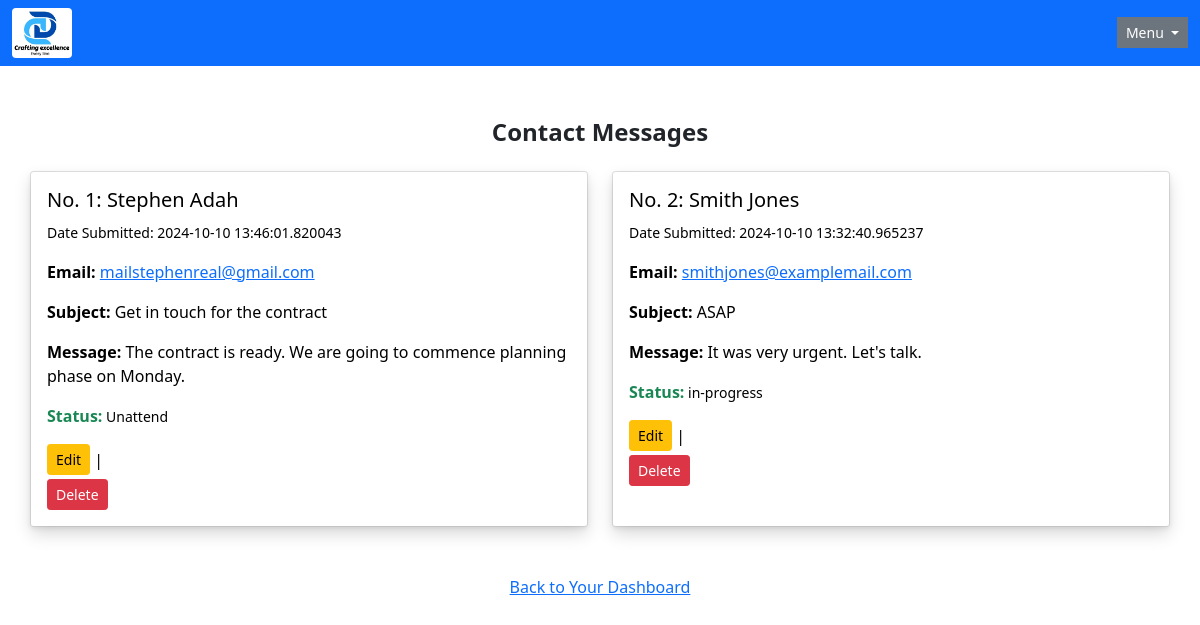
/contacts/view (signed in), run on the app's committed database.
### app/models/contact.py (models this page shows, shortened)
class ContactMessage(db.Model):
    __tablename__ = 'contactMessage'
    message_id: Mapped[str] = mapped_column(
            String(length=36), primary_key=True, default=lambda: str(uuid4())
    )
    date_submitted: Mapped[datetime] = mapped_column(
        DateTime, default=datetime.utcnow
    )
    name: Mapped[str] = mapped_column(
        String(length=100), unique=False
    )
    email: Mapped[str] = mapped_column(
        String(length=120), unique=False
    )
    subject: Mapped[str] = mapped_column(
        String(length=120), unique=False
    )
    message: Mapped[str] = mapped_column(Text)
    status: Mapped[str] = mapped_column(
        String(length=30), unique=False, default="Unattend"
    )

### app/routes/contacts.py (the view)
@contacts_bp.route(
    "/contacts/view", methods=['GET'], strict_slashes=False
)
@jwt_required()
def view_contact_messages():
    admin_id = get_jwt_identity()
    admin = Admin.query.filter_by(id=admin_id).first()
    if not admin:
        flash('You are not an admin', 'warning')
        return redirect(url_for('main.home.home_page'))
    contact_messages = ContactMessage.query.all()
    return render_template(
        'view_contact_messages.html', contact_messages=contact_messages
    )

### app/routes/afterRequest.py (called while the page is built)
def refresh_expiring_jwts(response):
    try:
        exp_timestamp = get_jwt()["exp"]
        now = datetime.now(timezone.utc)
        target_timestamp = datetime.timestamp(now + timedelta(minutes=30))
        if target_timestamp > exp_timestamp:
            access_token = create_access_token(identity=get_jwt_identity())
            set_access_cookies(response, access_token)
        return response
    except (RuntimeError, KeyError):
        return response

### app/templates/view_contact_messages.html (shortened to what this page needs)
{% extends "admin-base.html" %}
{% block content %}
<div class="container my-5">
      <h1 class="h4 fw-bold text-dark text-center mb-4">Contact Messages</h1>
   <div class="row row-cols-1 row-cols-md-2 g-4">
   {% if contact_messages %}
    {% for contact_message in contact_messages[::-1] %}
     <div class="col">
       <div class="card h-100 shadow-sm">
         <div class="card-body shadow">
                <h5 class="card-title">No. {{ loop.index }}: {{ contact_message.name }}</h5>
                <p class="card-text"><small>Date Submitted: {{ contact_message.date_submitted }}</small></p>
                <p class="card-text"><strong>Email:</strong> <a href="mailto: {{ contact_message.email }}" target"_blank">{{ contact_message.email }}</a></p>
                <p class="card-text"><strong>Subject:</strong> {{ contact_message.subject }}</p>
                <p class="card-text"><strong>Message:</strong> {{ contact_message.message }}</p>
                <p class="card-text"><span class="text-success fw-bold">Status:</span><small> {{ contact_message.status }}</small></p>
                <a href="{{ url_for('main.contacts.update_contact_message', message_id=contact_message.message_id) }}", class="btn btn-sm btn-warning mb-1">Edit</a>
                   |
                <form action="{{ url_for('main.contacts.delete_contact_message', message_id=contact_message.message_id) }}" method='POST'>
                <button type='submit' class="btn btn-sm btn-danger" onclick="return confirm('Are you sure you want to delete this contact message?');">
                  Delete
                </button>
                </form>
         </div>
       </div>
     </div>
    {% endfor %}
   {% else %}
     <div class="container">
        <p class="text-center">No contact messages at the Moment</p>
     </div>
   {% endif %}
   </div>
</div>
{% endblock %}

### app/templates/admin-base.html (shortened to what this page needs)
<!doctype html>
<html lang="en">
  <head>
    <link href="https://cdn.jsdelivr.net/npm/bootstrap@5.0.2/dist/css/bootstrap.min.css" rel="stylesheet">
    <link rel="stylesheet" href="{{url_for('static', filename='css/styles.css')}}">
  </head>
  <body>
    <nav class="navbar navbar-expand-sm navbar-dark bg-primary">
      <div class="container-fluid">
        <img src="{{ url_for('static', filename='images/logo_port.png') }}" alt="Logo" class="img-fluid rounded" style="width: 60px;">
      <div class="collapse navbar-collapse" id="navbarSupportedContent">
        <div class="dropdown ms-auto bg-secondary">
          <button class="btn btn-secondary btn-sm dropdown-toggle" type="button" id="dropdownMenuButton1" data-bs-toggle="dropdown" aria-expanded="false">
               Menu
          </button>
        </div>
      </div>
    </nav>
    <section>
      {% block content %}
      {% endblock %}
    </section>
    <p class="text-center"><a href="{{url_for('main.admindashboard.admindashboard_page')}}">Back to Your Dashboard</a></p>
  </body>
</html

### app/static/css/styles.css (style rules this page uses)
.container { width: 100%; padding: 0; }
body, html { margin: 0; padding: 0; width: 100%; overflow-x: hidden; }
body { padding-top: 70px; }
.navbar { position: fixed; top: 0; left: 0; width: 100%; z-index: 1000; background-color: #fff; }

### app/templates/admin-base.html (style rules this page uses)
body { background-color: white; color: black; }

### data on the page
ContactMessage: name "Stephen Adah", date_submitted "2024-10-10 13:46:01.820043", email "mailstephenreal@gmail.com", subject "Get in touch for the contract", message "The contract is ready. We are going to commence planning phase on Monday.", status "Unattend"
ContactMessage: name "Smith Jones", date_submitted "2024-10-10 13:32:40.965237", email "smithjones@examplemail.com", subject "ASAP", message "It was very urgent. Let's talk.", status "in-progress"
